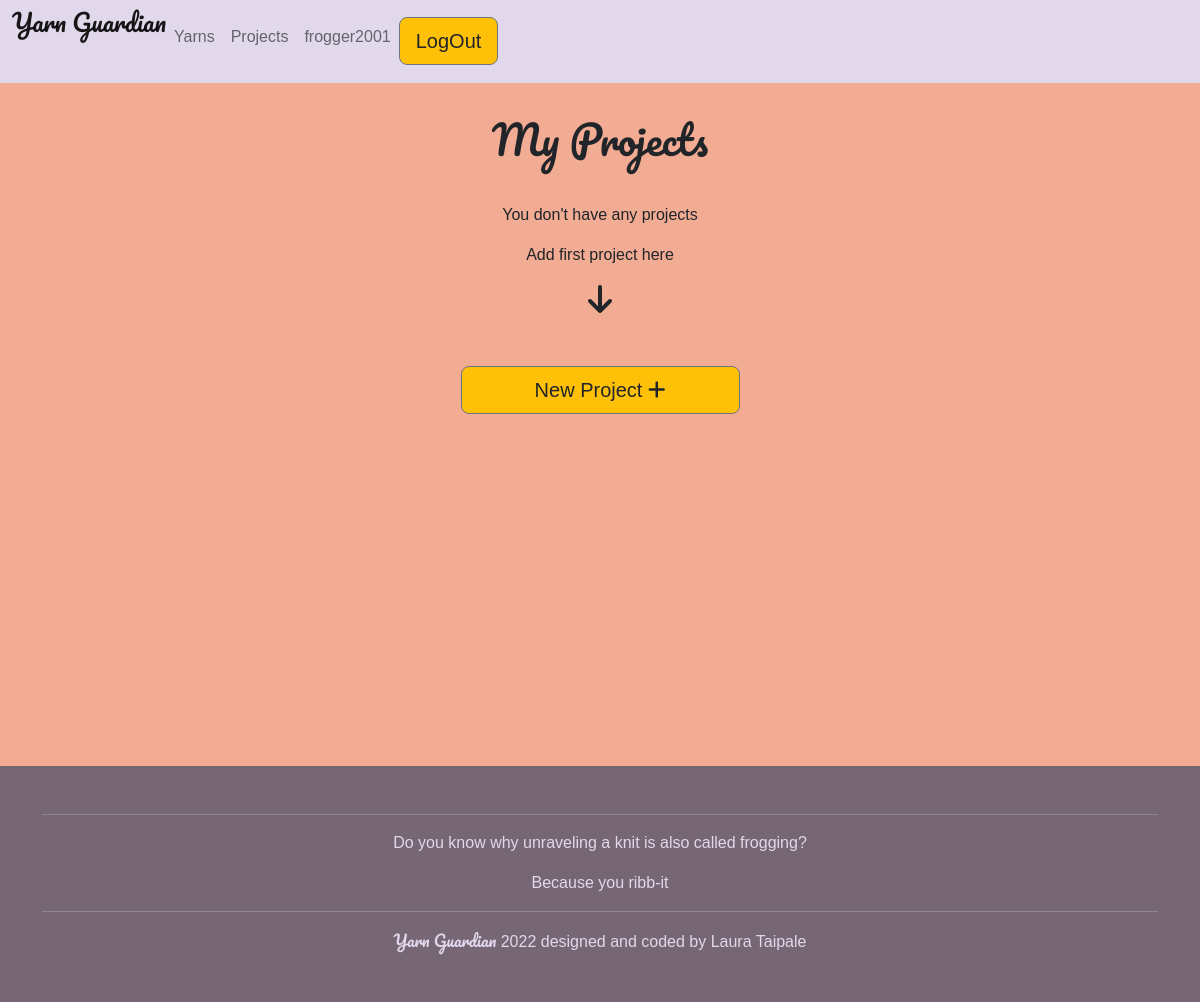
Before: /get_projects (signed in) with the older database file.
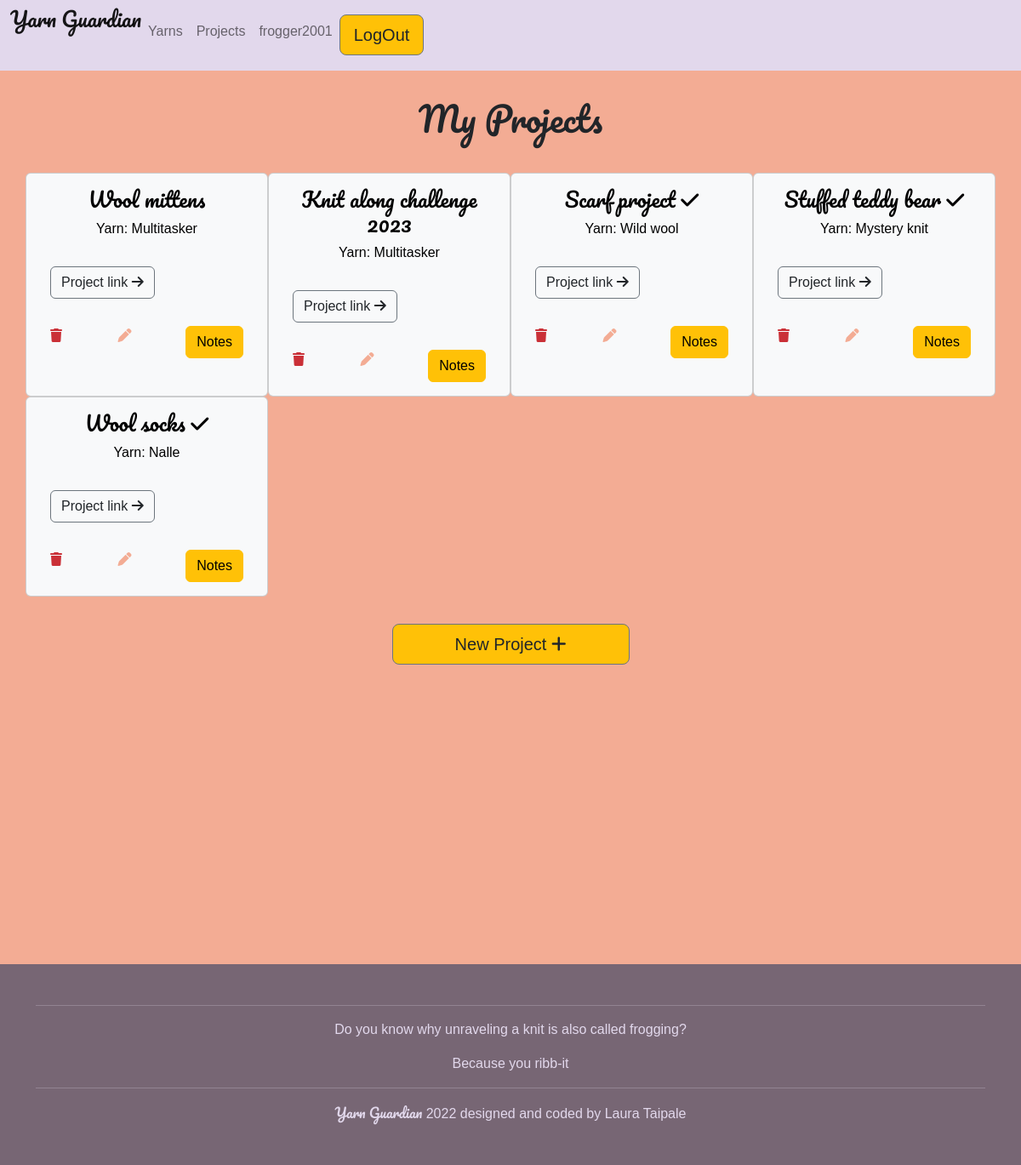
After: the same page with the newer database file.
### stash/models.py (models this page shows, shortened)
class Project(models.Model):
    name = models.CharField(max_length=50, null=True, blank=False,
                            verbose_name=u"Name of the Project")
    body = models.TextField(blank=True,
                            verbose_name=u"Notes about the project")
    user = models.ForeignKey(User, on_delete=models.CASCADE,
                             default='')
    link = models.URLField(default='', blank=True,
                           verbose_name=u"Link to pattern")
    yarn = models.ForeignKey(Yarn, on_delete=models.SET_NULL, default='',
                             null=True, blank=True,
                             verbose_name=u"Yarn in this project")
    finished = models.BooleanField(default=False,
                                   verbose_name=u"Is the project finished?")

class Yarn(models.Model):
    name = models.CharField(max_length=50, null=True, blank=False,
                            verbose_name=u"Name of the Yarn")
    body = models.TextField(blank=True, verbose_name=u"Notes about the yarn")
    user = models.ForeignKey(User, on_delete=models.CASCADE, default='')
    producer = models.CharField(max_length=50, verbose_name=u"Producer's name")
    color_group = models.CharField(
        max_length=10, blank=True, default='')
    color_name = models.CharField(
        max_length=50, blank=True, default='',
        verbose_name=u"Color name")
    color_code = models.CharField(
        max_length=6, blank=True, default='',
        verbose_name=u"Producer's color code")
    amount = models.IntegerField(null=True, blank=True, default='',
                                 verbose_name=u"How much yarn you have? (g)")
    weight = models.CharField(max_length=11, blank=True, default='')
    material = models.CharField(max_length=100, null=True, blank=True)
    favorite = models.BooleanField(blank=True, default=False)
    frogged = models.BooleanField(blank=True, default=False)
    def __str__(self):
        return self.name

### stash/views.py (the view)
# urls.py: path('get_projects', views.get_projects, name='get_projects'),
def get_projects(request):
    projects = Project.objects.filter(user=request.user).order_by('finished')
    context = {
        'projects': projects
    }
    paginate_by = 12
    return render(request, 'stash/projects_board.html', context)

### templates/stash/projects_board.html (shortened to what this page needs)
{% extends "base.html" %}
{% block content %}
{% if user.is_authenticated %}
<div id="my-stash" class="note-red-bg">
    <h1 class="special-font text-center extra-fluff">My Projects</h1>
        <div class="container">
            <div class="row">
            {% for project in projects %}
                <div class="col-12 col-md-6 col-xl-3 card text-bg-light">
                    <div class="card-body container">
                        <div class="row text-center">
                            <div class="col-12">
                                <h4 class="card-title special-font">{{ project.name }}
                                    {% if project.finished == True %}
                                    <i class="fa-solid fa-check"></i>
                                    {% endif %}
                                </h4>
                            </div>
                        </div>
                        <div class="row text-center">
                            <div class="col">
                                {% if project.yarn == None %}
                                <p>Add a yarn to this project
                                    <a href="/edit_project/{{ project.id }}">
                                        <i class="fa-solid fa-pen"></i>
                                    </a>
                                </p>
                                {% else %}
                                <p class="card-text">Yarn: {{ project.yarn }}</p>
                                {% endif %}
                            </div>
                        </div>
                        <div class="row">
                            <div class="col-12 extra-fluff">
                                <p class="card-text">
                                    <a class="text-decoration-none text-dark btn btn-light btn-outline-secondary" href="{{ project.link }}" aria-label="Open page linked to your project" target="_blank">Project link
                                        <i class="fa-solid fa-arrow-right">
                                        </i>
                                    </a>
                                </p>
                            </div>
                        </div>
                        <div class="row">
                            <div class="col">
                                <a href="/delete_project/{{ project.id }}">
                                    <i class="fa-solid fa-trash trash-red"></i>
                                </a>
                            </div>
                            <div class="col">
                                <a href="/edit_project/{{ project.id }}">
                                    <i class="fa-solid fa-pen note-red"></i>
                                </a>
                            </div>
                            <div class="col">
                                <button type="button" class="btn btn-warning"
                                data-toggle="modal" data-target="#projectModal" data-project-name="{{ project.name }}" data-project-body="{{ project.body }}">
                                    Notes
                                </button>
                            </div>
                        </div>
                    </div>
                </div>
                {% empty %}
                <div class="container text-center">
                    <div class="row">
                        <div class="col">
                            <p>You don't have any projects</p>
                            <p>Add first project here</p>
                            <p><i class="fa-solid fa-arrow-down  fa-2x"></i></p>
                        </div>
                    </div>
                </div>
                {% endfor %}
            </div>
            <div class="d-grid col-3 mx-auto extra-fluff">
                <a class="text-decoration-none text-dark btn btn-warning btn-outline-secondary btn-lg" href="/add_project">New Project <i class="fa-solid fa-plus"></i></a>
            </div>
        </div>
    </div>
{% else %}
<p>Please login to start using Yarn Guardian!</p>
{% endif %}
{% endblock %}

Changed rows visible on the page:
added Project: name "Wool mittens", yarn "Multitasker"
added Project: name "Knit along challenge 2023", yarn "Multitasker"
added Project: name "Scarf project", finished True (drawn), yarn "Wild wool"
added Project: name "Stuffed teddy bear", finished True (drawn), yarn "Mystery knit"
added Project: name "Wool socks", finished True (drawn), yarn "Nalle"
Other visible differences:
text no longer shown: "You don't have any projects Add first project here"
